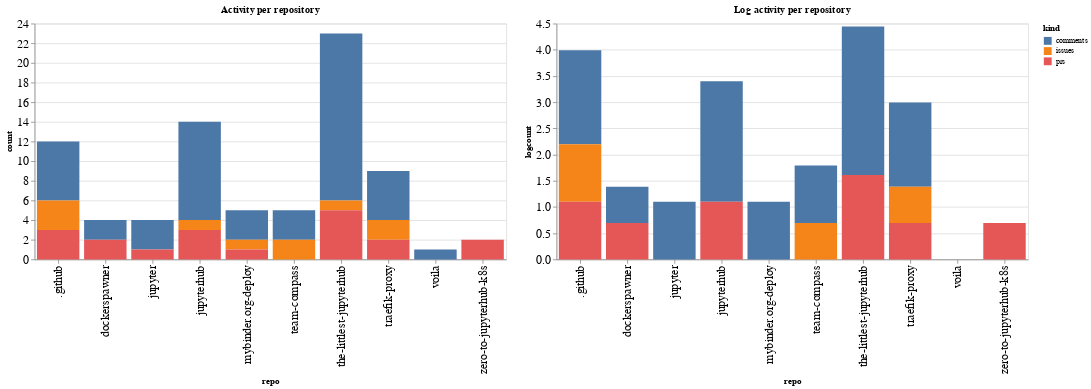

Notebook source saved alongside this figure:
### Code cell
ch1 = alt.Chart(repo_summaries, width=600, title="Activity per repository").mark_bar().encode(
    x='repo',
    y='count',
    color='kind',
    tooltip="kind"
)

ch2 = alt.Chart(repo_summaries, width=600, title="Log activity per repository").mark_bar().encode(
    x='repo',
    y='logcount',
    color='kind',
    tooltip="kind"
)

ch1 | ch2

### Figure 1 — Vega-Lite specification as saved in the notebook (floating-point values rounded to 4 significant figures)
{"config": {"axisLeft": {"labelFontSize": 15}, "axisBottom": {"labelFontSize": 15}}, "hconcat": [{"mark": "bar", "encoding": {"color": {"type": "nominal", "field": "kind"}, "tooltip": {"type": "nominal", "field": "kind"}, "x": {"type": "nominal", "field": "repo"}, "y": {"type": "quantitative", "field": "count"}}, "title": "Activity per repository", "width": 600}, {"mark": "bar", "encoding": {"color": {"type": "nominal", "field": "kind"}, "tooltip": {"type": "nominal", "field": "kind"}, "x": {"type": "nominal", "field": "repo"}, "y": {"type": "quantitative", "field": "logcount"}}, "title": "Log activity per repository", "width": 600}], "data": {"name": "data-ccec2d0e728204596722beb1bf15f319"}, "$schema": "https://vega.github.io/schema/vega-lite/v4.8.1.json", "datasets": {"data-ccec2d0e728204596722beb1bf15f319": [{"repo": ".github", "kind": "comments", "count": 6, "logcount": 1.792}, {"repo": ".github", "kind": "issues", "count": 3, "logcount": 1.099}, {"repo": ".github", "kind": "prs", "count": 3, "logcount": 1.099}, {"repo": "dockerspawner", "kind": "comments", "count": 2, "logcount": 0.6931}, {"repo": "dockerspawner", "kind": "prs", "count": 2, "logcount": 0.6931}, {"repo": "jupyter", "kind": "comments", "count": 3, "logcount": 1.099}, {"repo": "jupyter", "kind": "prs", "count": 1, "logcount": 0.0}, {"repo": "jupyterhub", "kind": "comments", "count": 10, "logcount": 2.303}, {"repo": "jupyterhub", "kind": "issues", "count": 1, "logcount": 0.0}, {"repo": "jupyterhub", "kind": "prs", "count": 3, "logcount": 1.099}, {"repo": "mybinder.org-deploy", "kind": "comments", "count": 3, "logcount": 1.099}, {"repo": "mybinder.org-deploy", "kind": "issues", "count": 1, "logcount": 0.0}, {"repo": "mybinder.org-deploy", "kind": "prs", "count": 1, "logcount": 0.0}, {"repo": "team-compass", "kind": "comments", "count": 3, "logcount": 1.099}, {"repo": "team-compass", "kind": "issues", "count": 2, "logcount": 0.6931}, {"repo": "the-littlest-jupyterhub", "kind": "comments", "count": 17, "logcount": 2.833}, {"repo": "the-littlest-jupyterhub", "kind": "issues", "count": 1, "logcount": 0.0}, {"repo": "the-littlest-jupyterhub", "kind": "prs", "count": 5, "logcount": 1.609}, {"repo": "traefik-proxy", "kind": "comments", "count": 5, "logcount": 1.609}, {"repo": "traefik-proxy", "kind": "issues", "count": 2, "logcount": 0.6931}, {"repo": "traefik-proxy", "kind": "prs", "count": 2, "logcount": 0.6931}, {"repo": "voila", "kind": "comments", "count": 1, "logcount": 0.0}, {"repo": "zero-to-jupyterhub-k8s", "kind": "prs", "count": 2, "logcount": 0.6931}]}}
